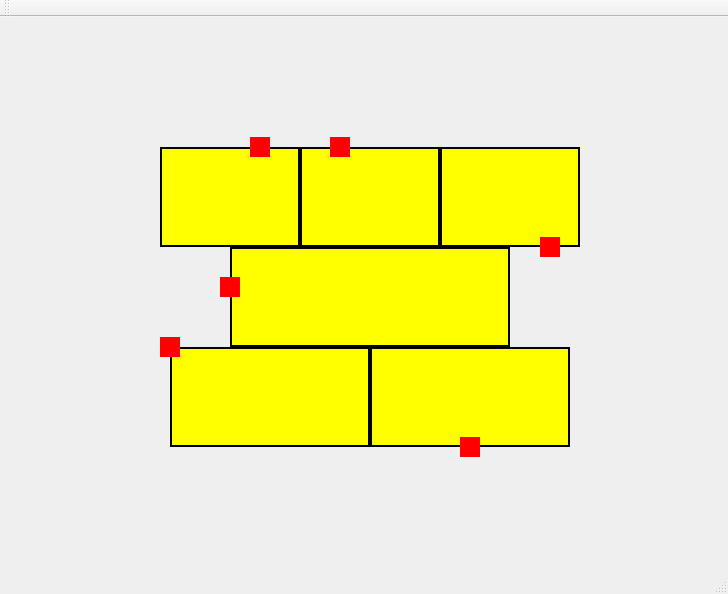
<?xml version="1.0" encoding="UTF-8"?>
<ui version="4.0">
 <class>MainWindow</class>
 <widget class="QMainWindow" name="MainWindow">
  <property name="geometry">
   <rect>
    <x>0</x>
    <y>0</y>
    <width>728</width>
    <height>594</height>
   </rect>
  </property>
  <property name="windowTitle">
   <string>MainWindow</string>
  </property>
  <widget class="QWidget" name="centralWidget">
   <widget class="QLabel" name="labelTrilho01">
    <property name="geometry">
     <rect>
      <x>160</x>
      <y>130</y>
      <width>140</width>
      <height>100</height>
     </rect>
    </property>
    <property name="autoFillBackground">
     <bool>false</bool>
    </property>
    <property name="styleSheet">
     <string notr="true">background-color: yellow;
border: 2px solid black;</string>
    </property>
    <property name="text">
     <string/>
    </property>
   </widget>
   <widget class="QLabel" name="labelTrem01">
    <property name="geometry">
     <rect>
      <x>250</x>
      <y>120</y>
      <width>20</width>
      <height>20</height>
     </rect>
    </property>
    <property name="styleSheet">
     <string notr="true">background-color: red;</string>
    </property>
    <property name="text">
     <string/>
    </property>
    <property name="buddy">
     <cstring></cstring>
    </property>
   </widget>
   <widget class="QLabel" name="labelTrilho02">
    <property name="geometry">
     <rect>
      <x>300</x>
      <y>130</y>
      <width>140</width>
      <height>100</height>
     </rect>
    </property>
    <property name="styleSheet">
     <string notr="true">background-color: yellow;
border: 2px solid black;</string>
    </property>
    <property name="text">
     <string/>
    </property>
   </widget>
   <widget class="QLabel" name="labelTrem02">
    <property name="geometry">
     <rect>
      <x>330</x>
      <y>120</y>
      <width>20</width>
      <height>20</height>
     </rect>
    </property>
    <property name="styleSheet">
     <string notr="true">background-color: red</string>
    </property>
    <property name="text">
     <string/>
    </property>
   </widget>
   <widget class="QLabel" name="labelTrem03">
    <property name="geometry">
     <rect>
      <x>540</x>
      <y>220</y>
      <width>20</width>
      <height>20</height>
     </rect>
    </property>
    <property name="styleSheet">
     <string notr="true">background-color: red</string>
    </property>
    <property name="text">
     <string/>
    </property>
   </widget>
   <widget class="QLabel" name="labelTrilho03">
    <property name="geometry">
     <rect>
      <x>440</x>
      <y>130</y>
      <width>140</width>
      <height>100</height>
     </rect>
    </property>
    <property name="styleSheet">
     <string notr="true">background-color: yellow;
border: 2px solid black;</string>
    </property>
    <property name="text">
     <string/>
    </property>
   </widget>
   <widget class="QLabel" name="labelTrem04">
    <property name="geometry">
     <rect>
      <x>220</x>
      <y>260</y>
      <width>20</width>
      <height>20</height>
     </rect>
    </property>
    <property name="styleSheet">
     <string notr="true">background-color: red</string>
    </property>
    <property name="text">
     <string/>
    </property>
   </widget>
   <widget class="QLabel" name="labelTrilho04">
    <property name="geometry">
     <rect>
      <x>230</x>
      <y>230</y>
      <width>280</width>
      <height>100</height>
     </rect>
    </property>
    <property name="styleSheet">
     <string notr="true">background-color: yellow;
border: 2px solid black;</string>
    </property>
    <property name="text">
     <string/>
    </property>
   </widget>
   <widget class="QLabel" name="labelTrem05">
    <property name="geometry">
     <rect>
      <x>160</x>
      <y>320</y>
      <width>20</width>
      <height>20</height>
     </rect>
    </property>
    <property name="styleSheet">
     <string notr="true">background-color: red</string>
    </property>
    <property name="text">
     <string/>
    </property>
   </widget>
   <widget class="QLabel" name="labelTrilho05">
    <property name="geometry">
     <rect>
      <x>170</x>
      <y>330</y>
      <width>200</width>
      <height>100</height>
     </rect>
    </property>
    <property name="autoFillBackground">
     <bool>false</bool>
    </property>
    <property name="styleSheet">
     <string notr="true">background-color: yellow;
border: 2px solid black;</string>
    </property>
    <property name="text">
     <string/>
    </property>
   </widget>
   <widget class="QLabel" name="labelTrilho06">
    <property name="geometry">
     <rect>
      <x>370</x>
      <y>330</y>
      <width>200</width>
      <height>100</height>
     </rect>
    </property>
    <property name="autoFillBackground">
     <bool>false</bool>
    </property>
    <property name="styleSheet">
     <string notr="true">background-color: yellow;
border: 2px solid black;</string>
    </property>
    <property name="text">
     <string/>
    </property>
   </widget>
   <widget class="QLabel" name="labelTrem06">
    <property name="geometry">
     <rect>
      <x>460</x>
      <y>420</y>
      <width>20</width>
      <height>20</height>
     </rect>
    </property>
    <property name="styleSheet">
     <string notr="true">background-color: red</string>
    </property>
    <property name="text">
     <string/>
    </property>
   </widget>
   <zorder>labelTrilho01</zorder>
   <zorder>labelTrilho02</zorder>
   <zorder>labelTrilho03</zorder>
   <zorder>labelTrilho04</zorder>
   <zorder>labelTrilho05</zorder>
   <zorder>labelTrilho06</zorder>
   <zorder>labelTrem01</zorder>
   <zorder>labelTrem02</zorder>
   <zorder>labelTrem03</zorder>
   <zorder>labelTrem04</zorder>
   <zorder>labelTrem05</zorder>
   <zorder>labelTrem06</zorder>
  </widget>
  <widget class="QMenuBar" name="menuBar">
   <property name="geometry">
    <rect>
     <x>0</x>
     <y>0</y>
     <width>728</width>
     <height>20</height>
    </rect>
   </property>
  </widget>
  <widget class="QToolBar" name="mainToolBar">
   <attribute name="toolBarArea">
    <enum>TopToolBarArea</enum>
   </attribute>
   <attribute name="toolBarBreak">
    <bool>false</bool>
   </attribute>
  </widget>
  <widget class="QStatusBar" name="statusBar"/>
 </widget>
 <layoutdefault spacing="6" margin="11"/>
 <resources/>
 <connections/>
</ui>
